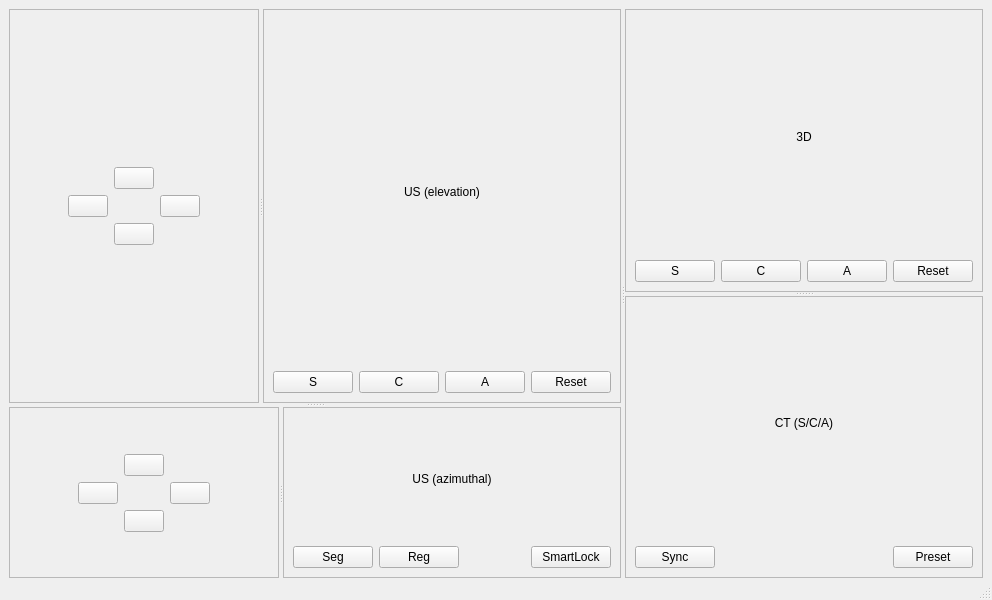
<?xml version="1.0" encoding="UTF-8"?>
<ui version="4.0">
 <class>MainWindow</class>
 <widget class="QMainWindow" name="MainWindow">
  <property name="geometry">
   <rect>
    <x>0</x>
    <y>0</y>
    <width>800</width>
    <height>600</height>
   </rect>
  </property>
  <property name="sizePolicy">
   <sizepolicy hsizetype="Preferred" vsizetype="Preferred">
    <horstretch>0</horstretch>
    <verstretch>0</verstretch>
   </sizepolicy>
  </property>
  <property name="windowTitle">
   <string>MainWindow</string>
  </property>
  <widget class="QWidget" name="centralwidget">
   <layout class="QVBoxLayout" name="verticalLayout_13">
    <property name="bottomMargin">
     <number>0</number>
    </property>
    <item>
     <widget class="QSplitter" name="splitter_5">
      <property name="orientation">
       <enum>Qt::Horizontal</enum>
      </property>
      <widget class="QSplitter" name="splitter_4">
       <property name="orientation">
        <enum>Qt::Vertical</enum>
       </property>
       <widget class="QSplitter" name="splitter_2">
        <property name="orientation">
         <enum>Qt::Horizontal</enum>
        </property>
        <widget class="QFrame" name="frame">
         <property name="sizePolicy">
          <sizepolicy hsizetype="Minimum" vsizetype="Preferred">
           <horstretch>0</horstretch>
           <verstretch>0</verstretch>
          </sizepolicy>
         </property>
         <property name="frameShape">
          <enum>QFrame::StyledPanel</enum>
         </property>
         <property name="frameShadow">
          <enum>QFrame::Raised</enum>
         </property>
         <layout class="QVBoxLayout" name="verticalLayout">
          <item>
           <spacer name="verticalSpacer">
            <property name="orientation">
             <enum>Qt::Vertical</enum>
            </property>
            <property name="sizeHint" stdset="0">
             <size>
              <width>20</width>
              <height>109</height>
             </size>
            </property>
           </spacer>
          </item>
          <item>
           <layout class="QHBoxLayout" name="horizontalLayout_10">
            <item>
             <spacer name="horizontalSpacer_2">
              <property name="orientation">
               <enum>Qt::Horizontal</enum>
              </property>
              <property name="sizeHint" stdset="0">
               <size>
                <width>40</width>
                <height>20</height>
               </size>
              </property>
             </spacer>
            </item>
            <item>
             <widget class="QWidget" name="widget_9" native="true">
              <layout class="QVBoxLayout" name="verticalLayout_8">
               <item>
                <layout class="QGridLayout" name="gridLayout">
                 <item row="0" column="1">
                  <widget class="QPushButton" name="btnUpElevation"/>
                 </item>
                 <item row="1" column="2">
                  <widget class="QPushButton" name="btnRightElevation"/>
                 </item>
                 <item row="2" column="1">
                  <widget class="QPushButton" name="btnDownElevation"/>
                 </item>
                 <item row="1" column="0">
                  <widget class="QPushButton" name="btnLeftElevation">
                   <property name="sizePolicy">
                    <sizepolicy hsizetype="Fixed" vsizetype="Fixed">
                     <horstretch>0</horstretch>
                     <verstretch>0</verstretch>
                    </sizepolicy>
                   </property>
                  </widget>
                 </item>
                </layout>
               </item>
              </layout>
             </widget>
            </item>
            <item>
             <spacer name="horizontalSpacer">
              <property name="orientation">
               <enum>Qt::Horizontal</enum>
              </property>
              <property name="sizeHint" stdset="0">
               <size>
                <width>40</width>
                <height>20</height>
               </size>
              </property>
             </spacer>
            </item>
           </layout>
          </item>
          <item>
           <spacer name="verticalSpacer_2">
            <property name="orientation">
             <enum>Qt::Vertical</enum>
            </property>
            <property name="sizeHint" stdset="0">
             <size>
              <width>20</width>
              <height>108</height>
             </size>
            </property>
           </spacer>
          </item>
         </layout>
        </widget>
        <widget class="QFrame" name="frame_2">
         <property name="frameShape">
          <enum>QFrame::StyledPanel</enum>
         </property>
         <property name="frameShadow">
          <enum>QFrame::Raised</enum>
         </property>
         <layout class="QVBoxLayout" name="verticalLayout_3">
          <item>
           <layout class="QVBoxLayout" name="verticalLayout_2">
            <item>
             <widget class="QWidget" name="widget" native="true">
              <property name="sizePolicy">
               <sizepolicy hsizetype="Preferred" vsizetype="Expanding">
                <horstretch>0</horstretch>
                <verstretch>0</verstretch>
               </sizepolicy>
              </property>
              <layout class="QHBoxLayout" name="horizontalLayout_7">
               <item>
                <widget class="QLabel" name="label_2">
                 <property name="text">
                  <string>US (elevation)</string>
                 </property>
                 <property name="alignment">
                  <set>Qt::AlignCenter</set>
                 </property>
                </widget>
               </item>
              </layout>
             </widget>
            </item>
            <item>
             <layout class="QHBoxLayout" name="horizontalLayout">
              <item>
               <widget class="QPushButton" name="btnSagittalUS">
                <property name="text">
                 <string>S</string>
                </property>
                <property name="checkable">
                 <bool>true</bool>
                </property>
               </widget>
              </item>
              <item>
               <widget class="QPushButton" name="btnCoronalUS">
                <property name="text">
                 <string>C</string>
                </property>
                <property name="checkable">
                 <bool>true</bool>
                </property>
               </widget>
              </item>
              <item>
               <widget class="QPushButton" name="btnAxialUS">
                <property name="text">
                 <string>A</string>
                </property>
                <property name="checkable">
                 <bool>true</bool>
                </property>
               </widget>
              </item>
              <item>
               <spacer name="horizontalSpacer_3">
                <property name="orientation">
                 <enum>Qt::Horizontal</enum>
                </property>
                <property name="sizeHint" stdset="0">
                 <size>
                  <width>40</width>
                  <height>20</height>
                 </size>
                </property>
               </spacer>
              </item>
              <item>
               <widget class="QPushButton" name="pushButton_7">
                <property name="text">
                 <string>Reset</string>
                </property>
               </widget>
              </item>
             </layout>
            </item>
           </layout>
          </item>
         </layout>
        </widget>
       </widget>
       <widget class="QSplitter" name="splitter_3">
        <property name="orientation">
         <enum>Qt::Horizontal</enum>
        </property>
        <widget class="QFrame" name="frame_6">
         <property name="sizePolicy">
          <sizepolicy hsizetype="Minimum" vsizetype="Preferred">
           <horstretch>0</horstretch>
           <verstretch>0</verstretch>
          </sizepolicy>
         </property>
         <property name="frameShape">
          <enum>QFrame::StyledPanel</enum>
         </property>
         <property name="frameShadow">
          <enum>QFrame::Raised</enum>
         </property>
         <layout class="QVBoxLayout" name="verticalLayout_11">
          <item>
           <spacer name="verticalSpacer_3">
            <property name="orientation">
             <enum>Qt::Vertical</enum>
            </property>
            <property name="sizeHint" stdset="0">
             <size>
              <width>20</width>
              <height>14</height>
             </size>
            </property>
           </spacer>
          </item>
          <item>
           <layout class="QHBoxLayout" name="horizontalLayout_11">
            <item>
             <spacer name="horizontalSpacer_7">
              <property name="orientation">
               <enum>Qt::Horizontal</enum>
              </property>
              <property name="sizeHint" stdset="0">
               <size>
                <width>40</width>
                <height>20</height>
               </size>
              </property>
             </spacer>
            </item>
            <item>
             <widget class="QWidget" name="widget_10" native="true">
              <layout class="QVBoxLayout" name="verticalLayout_12">
               <item>
                <layout class="QGridLayout" name="gridLayout_2">
                 <item row="0" column="1">
                  <widget class="QPushButton" name="btnUpAzimuth"/>
                 </item>
                 <item row="1" column="2">
                  <widget class="QPushButton" name="btnRightAzimuth"/>
                 </item>
                 <item row="2" column="1">
                  <widget class="QPushButton" name="btnDownAzimuth"/>
                 </item>
                 <item row="1" column="0">
                  <widget class="QPushButton" name="btnLeftAzimuth">
                   <property name="sizePolicy">
                    <sizepolicy hsizetype="Fixed" vsizetype="Fixed">
                     <horstretch>0</horstretch>
                     <verstretch>0</verstretch>
                    </sizepolicy>
                   </property>
                  </widget>
                 </item>
                </layout>
               </item>
              </layout>
             </widget>
            </item>
            <item>
             <spacer name="horizontalSpacer_8">
              <property name="orientation">
               <enum>Qt::Horizontal</enum>
              </property>
              <property name="sizeHint" stdset="0">
               <size>
                <width>40</width>
                <height>20</height>
               </size>
              </property>
             </spacer>
            </item>
           </layout>
          </item>
          <item>
           <spacer name="verticalSpacer_4">
            <property name="orientation">
             <enum>Qt::Vertical</enum>
            </property>
            <property name="sizeHint" stdset="0">
             <size>
              <width>20</width>
              <height>14</height>
             </size>
            </property>
           </spacer>
          </item>
         </layout>
        </widget>
        <widget class="QFrame" name="frame_4">
         <property name="frameShape">
          <enum>QFrame::StyledPanel</enum>
         </property>
         <property name="frameShadow">
          <enum>QFrame::Raised</enum>
         </property>
         <layout class="QVBoxLayout" name="verticalLayout_6">
          <item>
           <layout class="QVBoxLayout" name="verticalLayout_7">
            <item>
             <widget class="QWidget" name="widget_3" native="true">
              <property name="sizePolicy">
               <sizepolicy hsizetype="Preferred" vsizetype="Expanding">
                <horstretch>0</horstretch>
                <verstretch>0</verstretch>
               </sizepolicy>
              </property>
              <layout class="QHBoxLayout" name="horizontalLayout_5">
               <item>
                <widget class="QLabel" name="label">
                 <property name="text">
                  <string>US (azimuthal)</string>
                 </property>
                 <property name="alignment">
                  <set>Qt::AlignCenter</set>
                 </property>
                </widget>
               </item>
              </layout>
             </widget>
            </item>
            <item>
             <layout class="QHBoxLayout" name="horizontalLayout_3">
              <item>
               <widget class="QPushButton" name="pushButton_13">
                <property name="text">
                 <string>Seg</string>
                </property>
               </widget>
              </item>
              <item>
               <widget class="QPushButton" name="pushButton_14">
                <property name="text">
                 <string>Reg</string>
                </property>
               </widget>
              </item>
              <item>
               <spacer name="horizontalSpacer_5">
                <property name="orientation">
                 <enum>Qt::Horizontal</enum>
                </property>
                <property name="sizeHint" stdset="0">
                 <size>
                  <width>40</width>
                  <height>20</height>
                 </size>
                </property>
               </spacer>
              </item>
              <item>
               <widget class="QPushButton" name="pushButton_16">
                <property name="text">
                 <string>SmartLock</string>
                </property>
               </widget>
              </item>
             </layout>
            </item>
           </layout>
          </item>
         </layout>
        </widget>
       </widget>
      </widget>
      <widget class="QSplitter" name="splitter">
       <property name="orientation">
        <enum>Qt::Vertical</enum>
       </property>
       <widget class="QFrame" name="frame_5">
        <property name="frameShape">
         <enum>QFrame::StyledPanel</enum>
        </property>
        <property name="frameShadow">
         <enum>QFrame::Raised</enum>
        </property>
        <layout class="QVBoxLayout" name="verticalLayout_9">
         <item>
          <layout class="QVBoxLayout" name="verticalLayout_10">
           <item>
            <widget class="QWidget" name="widget_4" native="true">
             <property name="sizePolicy">
              <sizepolicy hsizetype="Preferred" vsizetype="Expanding">
               <horstretch>0</horstretch>
               <verstretch>0</verstretch>
              </sizepolicy>
             </property>
             <layout class="QHBoxLayout" name="horizontalLayout_6">
              <item>
               <widget class="QLabel" name="label_3">
                <property name="text">
                 <string>3D</string>
                </property>
                <property name="alignment">
                 <set>Qt::AlignCenter</set>
                </property>
               </widget>
              </item>
             </layout>
            </widget>
           </item>
           <item>
            <layout class="QHBoxLayout" name="horizontalLayout_4">
             <item>
              <widget class="QPushButton" name="pushButton_17">
               <property name="text">
                <string>S</string>
               </property>
               <property name="checkable">
                <bool>true</bool>
               </property>
              </widget>
             </item>
             <item>
              <widget class="QPushButton" name="pushButton_18">
               <property name="text">
                <string>C</string>
               </property>
               <property name="checkable">
                <bool>true</bool>
               </property>
              </widget>
             </item>
             <item>
              <widget class="QPushButton" name="pushButton_19">
               <property name="text">
                <string>A</string>
               </property>
               <property name="checkable">
                <bool>true</bool>
               </property>
              </widget>
             </item>
             <item>
              <spacer name="horizontalSpacer_6">
               <property name="orientation">
                <enum>Qt::Horizontal</enum>
               </property>
               <property name="sizeHint" stdset="0">
                <size>
                 <width>40</width>
                 <height>20</height>
                </size>
               </property>
              </spacer>
             </item>
             <item>
              <widget class="QPushButton" name="pushButton_20">
               <property name="text">
                <string>Reset</string>
               </property>
              </widget>
             </item>
            </layout>
           </item>
          </layout>
         </item>
        </layout>
       </widget>
       <widget class="QFrame" name="frame_3">
        <property name="frameShape">
         <enum>QFrame::StyledPanel</enum>
        </property>
        <property name="frameShadow">
         <enum>QFrame::Raised</enum>
        </property>
        <layout class="QVBoxLayout" name="verticalLayout_4">
         <item>
          <layout class="QVBoxLayout" name="verticalLayout_5">
           <item>
            <widget class="QWidget" name="widget_2" native="true">
             <property name="sizePolicy">
              <sizepolicy hsizetype="Preferred" vsizetype="Expanding">
               <horstretch>0</horstretch>
               <verstretch>0</verstretch>
              </sizepolicy>
             </property>
             <layout class="QHBoxLayout" name="horizontalLayout_8">
              <item>
               <widget class="QLabel" name="label_4">
                <property name="text">
                 <string>CT (S/C/A)</string>
                </property>
                <property name="alignment">
                 <set>Qt::AlignCenter</set>
                </property>
               </widget>
              </item>
             </layout>
            </widget>
           </item>
           <item>
            <layout class="QHBoxLayout" name="horizontalLayout_2">
             <item>
              <widget class="QPushButton" name="pushButton_9">
               <property name="text">
                <string>Sync</string>
               </property>
               <property name="checkable">
                <bool>true</bool>
               </property>
              </widget>
             </item>
             <item>
              <spacer name="horizontalSpacer_4">
               <property name="orientation">
                <enum>Qt::Horizontal</enum>
               </property>
               <property name="sizeHint" stdset="0">
                <size>
                 <width>40</width>
                 <height>20</height>
                </size>
               </property>
              </spacer>
             </item>
             <item>
              <widget class="QPushButton" name="pushButton_12">
               <property name="text">
                <string>Preset</string>
               </property>
              </widget>
             </item>
            </layout>
           </item>
          </layout>
         </item>
        </layout>
       </widget>
      </widget>
     </widget>
    </item>
   </layout>
  </widget>
  <widget class="QMenuBar" name="menubar">
   <property name="geometry">
    <rect>
     <x>0</x>
     <y>0</y>
     <width>800</width>
     <height>18</height>
    </rect>
   </property>
  </widget>
  <widget class="QStatusBar" name="statusbar"/>
 </widget>
 <resources/>
 <connections/>
</ui>
